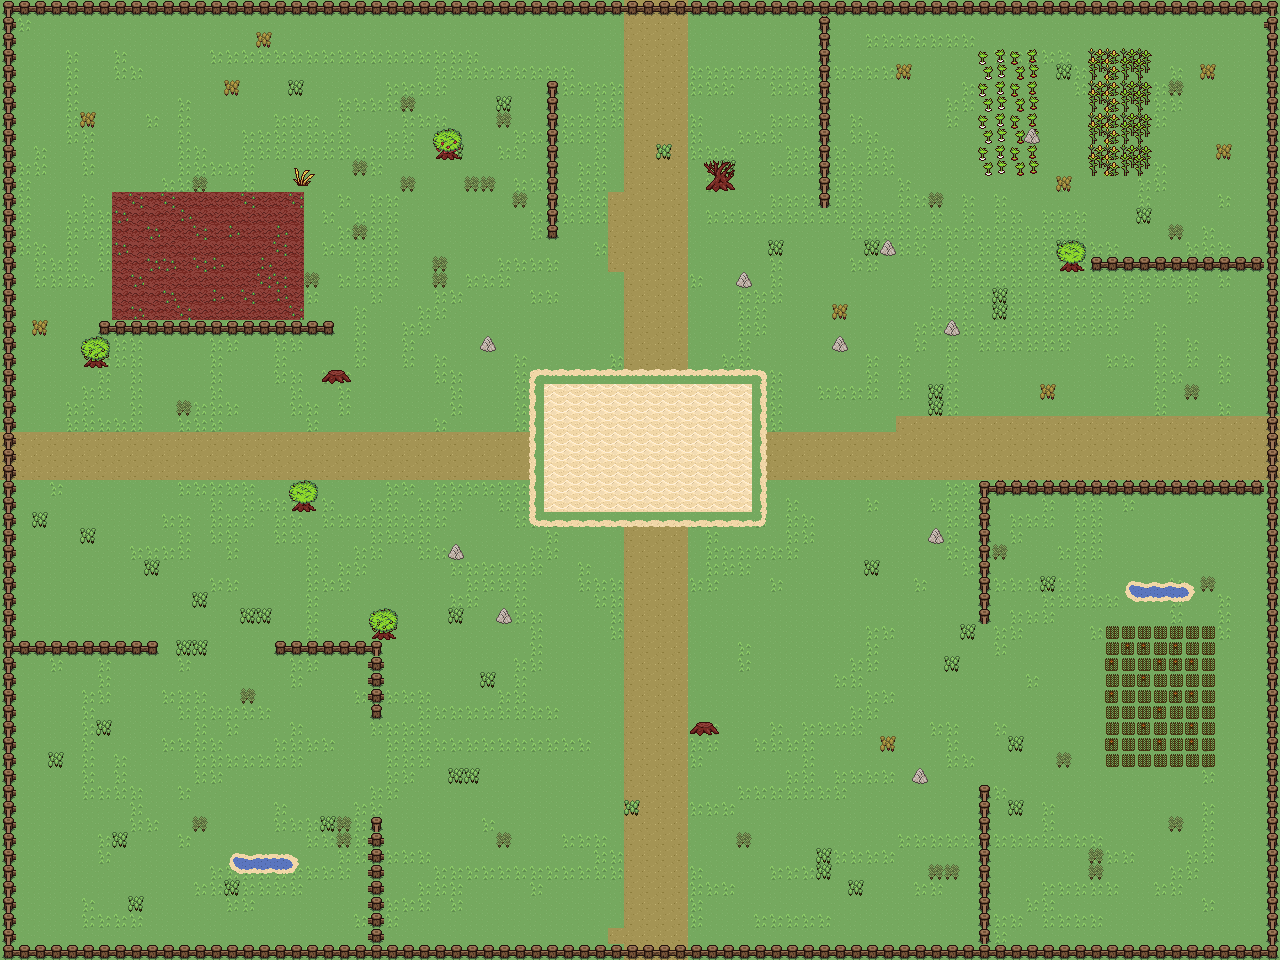

Below is a game level as drawn by its tile map, then a one-line description and the .tmx that defines it (tile-layer data replaced by summaries):
An orthogonal 80x60 tile map with 16x16 px tiles, 3 tile layers (Tile Layer 1, Tile Layer 2, Unbreakable), 3 tilesets.

<map version="1.10" tiledversion="1.11.0" orientation="orthogonal" renderorder="right-down" width="80" height="60" tilewidth="16" tileheight="16" infinite="0" nextlayerid="6" nextobjectid="1">
 <tileset firstgid="1" source="fence.tsx" />
 <tileset firstgid="17" source="default.tsx" />
 <tileset firstgid="113" source="farm1.tsx" />
 <layer id="1" name="Tile Layer 1" width="80" height="60">
  <data>[4800 cells, 4800 non-empty, 3 distinct tile ids]</data>
 </layer>
 <layer id="3" name="Tile Layer 2" width="80" height="60">
  <data>[4800 cells, 910 non-empty, 49 distinct tile ids]</data>
 </layer>
 <layer id="5" name="Unbreakable" width="80" height="60">
  <data>[4800 cells, 426 non-empty, 31 distinct tile ids]</data>
 </layer>
</map>
